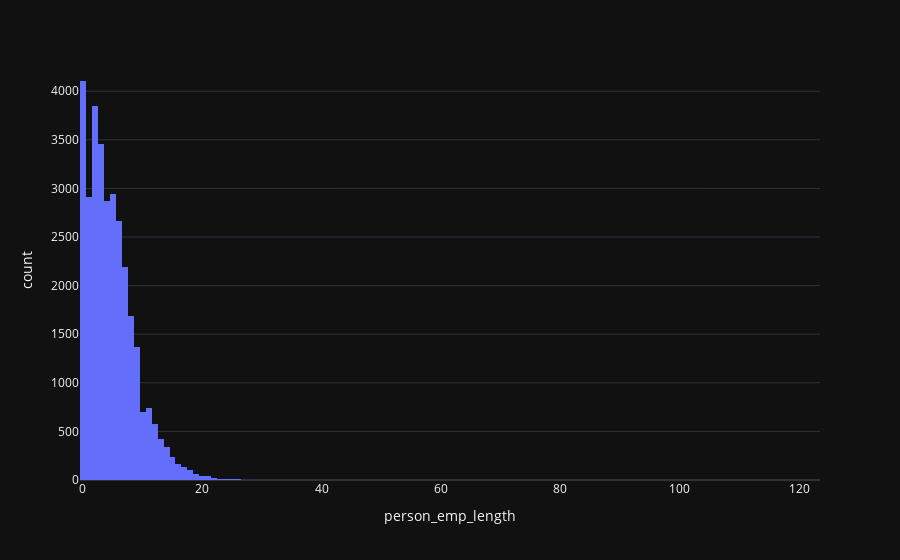

Here is the notebook cell this chart was saved with:
### Code cell
px.histogram(df,x=df['person_emp_length'],template='plotly_dark')

### Figure 1 — Plotly figure (JSON) as saved in the notebook; plotly's stock layout.template omitted (floating-point values rounded to 4 significant figures; data arrays with more than 128 entries replaced by an {"elided": "..."} marker saying what was removed)
{"data": [{"alignmentgroup": "True", "bingroup": "x", "hovertemplate": "person_emp_length=%{x}<br>count=%{y}<extra></extra>", "legendgroup": "", "marker": {"color": "#636efa", "pattern": {"shape": ""}}, "name": "", "offsetgroup": "", "orientation": "v", "showlegend": false, "type": "histogram", "x": {"elided": "32581 int values"}, "xaxis": "x", "yaxis": "y"}], "layout": {"autosize": true, "barmode": "relative", "legend": {"tracegroupgap": 0}, "margin": {"t": 60}, "xaxis": {"anchor": "y", "autorange": true, "domain": [0, 1], "range": [-0.5, 123.5], "title": {"text": "person_emp_length"}, "type": "linear"}, "yaxis": {"anchor": "x", "autorange": true, "domain": [0, 1], "range": [0, 4321.0], "title": {"text": "count"}}}}
